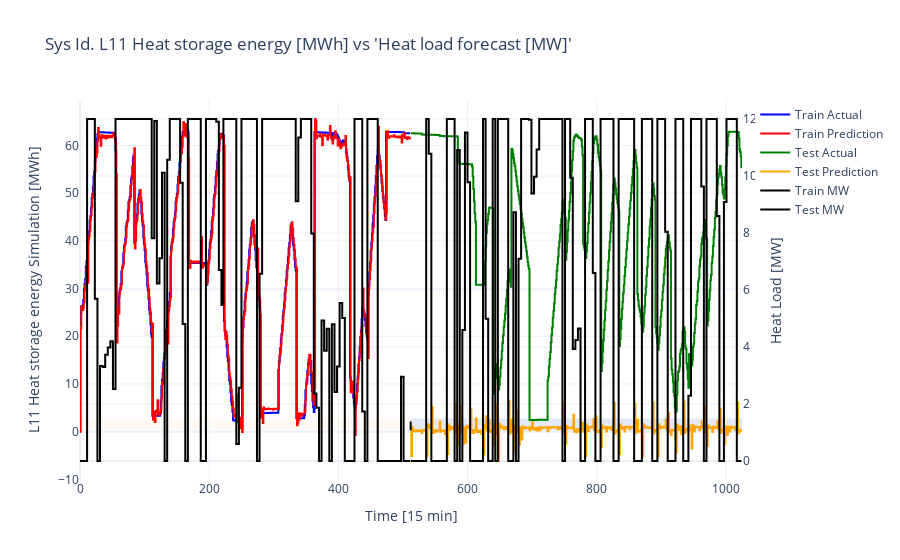

Notebook code for this chart:
### Code cell
plot_ARX_model_pred(X_train, X_test, y_train, y_test, time_seq_train)

### Figure 1 — Plotly figure (JSON) as saved in the notebook; plotly's stock layout.template omitted (floating-point values rounded to 4 significant figures; data arrays with more than 128 entries replaced by an {"elided": "..."} marker saying what was removed)
{"data": [{"line": {"color": "blue", "shape": "hv"}, "mode": "lines", "name": "Train Actual", "type": "scatter", "x": {"elided": "512 int values"}, "y": {"elided": "512 float values"}}, {"line": {"color": "red", "shape": "hv"}, "mode": "lines", "name": "Train Prediction", "type": "scatter", "x": {"elided": "512 int values"}, "y": {"elided": "512 float values"}}, {"line": {"color": "green", "shape": "hv"}, "mode": "lines", "name": "Test Actual", "type": "scatter", "x": {"elided": "513 int values"}, "y": {"elided": "513 float values"}}, {"line": {"color": "orange", "shape": "hv"}, "mode": "lines", "name": "Test Prediction", "type": "scatter", "x": {"elided": "513 int values"}, "y": {"elided": "513 float values"}}, {"line": {"color": "black", "shape": "hv"}, "mode": "lines", "name": "Train MW", "type": "scatter", "x": {"elided": "512 int values"}, "y": {"elided": "512 float values"}, "yaxis": "y2"}, {"line": {"color": "black", "shape": "hv"}, "mode": "lines", "name": "Test MW", "type": "scatter", "x": {"elided": "513 int values"}, "y": {"elided": "513 float values"}, "yaxis": "y2"}], "layout": {"shapes": [{"fillcolor": "#FFF2DB", "layer": "below", "line": {"width": 0}, "name": "Train Region", "opacity": 0.3, "type": "rect", "x0": 0, "x1": 512, "y0": null, "y1": null}, {"fillcolor": "#A9B5DF", "layer": "below", "line": {"width": 0}, "name": "Test Region", "opacity": 0.3, "type": "rect", "x0": 512, "x1": 1025, "y0": null, "y1": null}, {"line": {"color": "black", "dash": "dash", "width": 2}, "type": "line", "x0": 512, "x1": 512, "y0": null, "y1": null}], "title": {"text": "Sys Id. L11 Heat storage energy [MWh] vs 'Heat load forecast [MW]'"}, "xaxis": {"showgrid": true, "title": {"text": "Time [15 min]"}}, "yaxis": {"showgrid": true, "title": {"text": "L11 Heat storage energy Simulation [MWh]"}}, "yaxis2": {"overlaying": "y", "side": "right", "title": {"text": "Heat Load [MW]"}}}}
